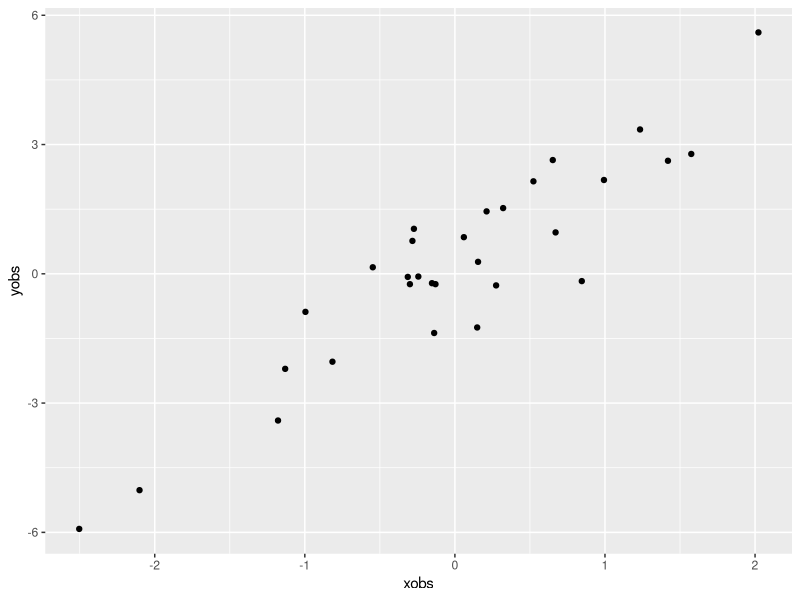
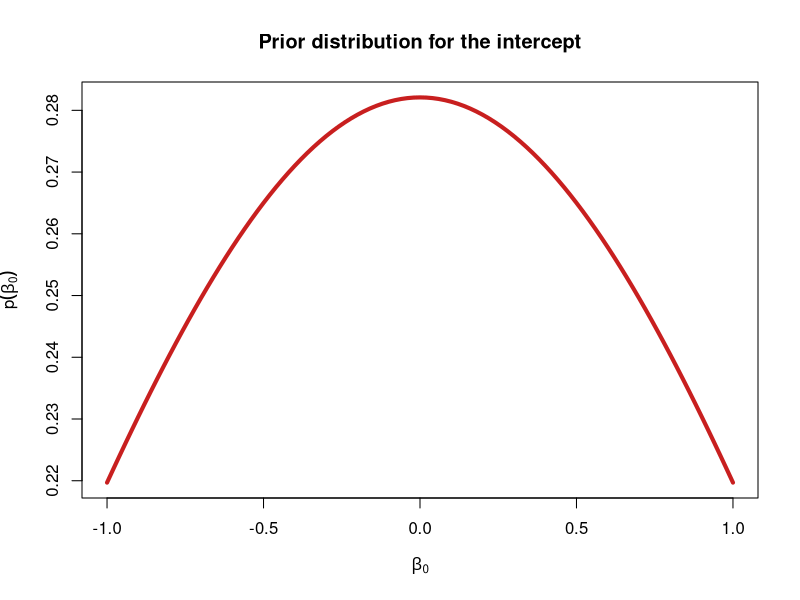
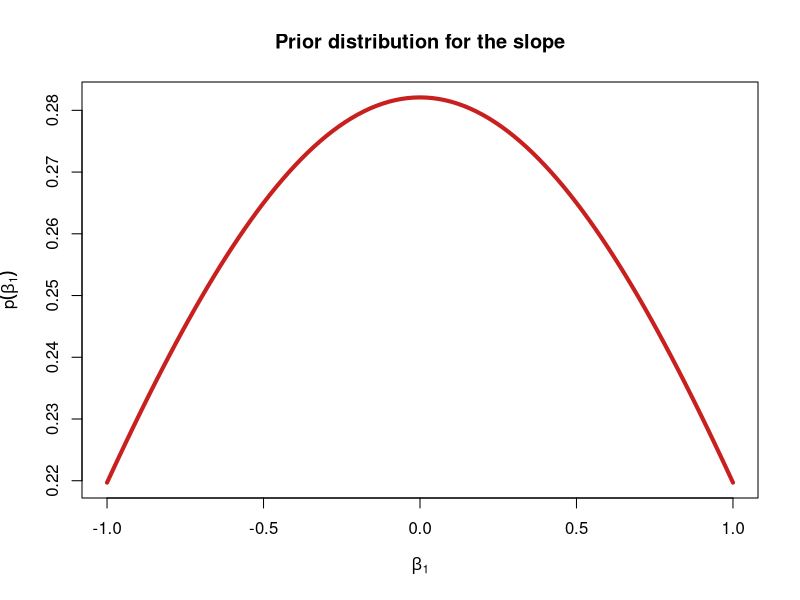
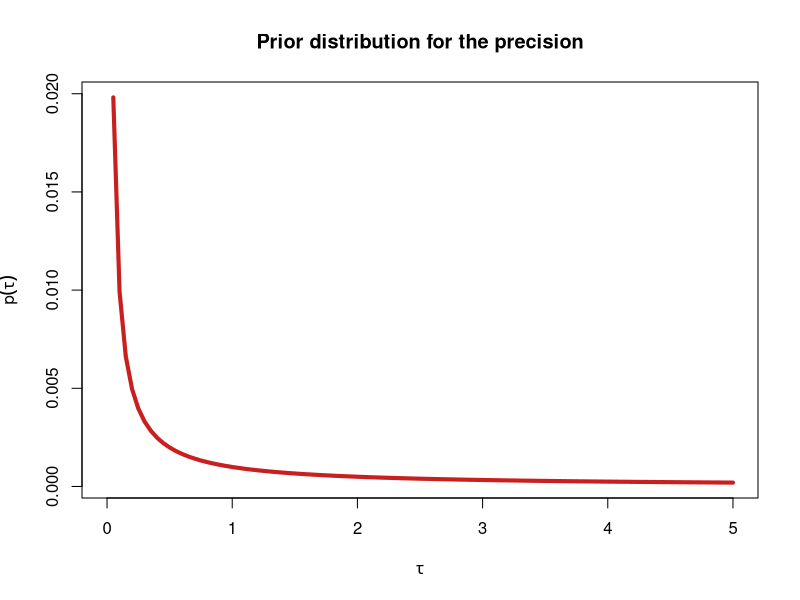
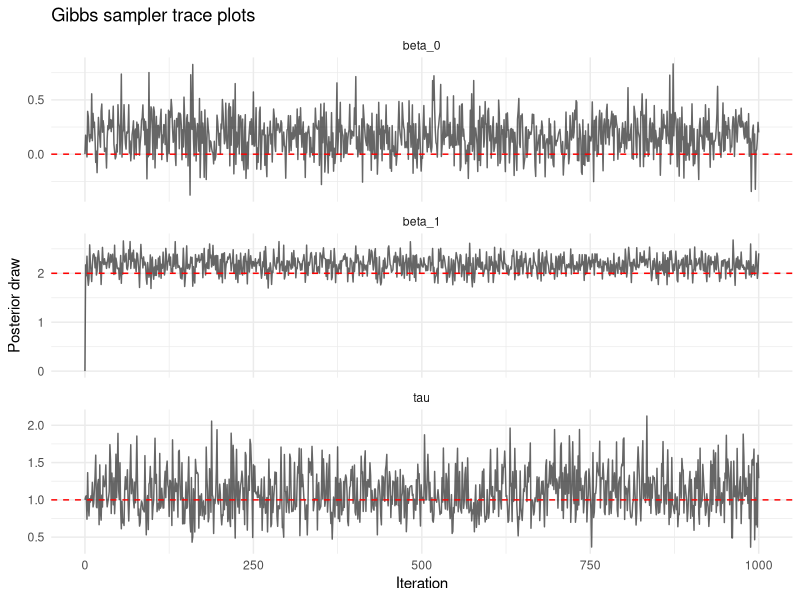

Recreate these plots in R, in order.
## ---- chunk 1
knitr::opts_chunk$set(echo = TRUE)
library(tidyverse)
## ---- chunk 2

collect_data <- function(
  N, # sample size
  beta_0, # true intercept
  beta_1, # true slope
  tau,
  seed = NULL
) {

  if (!is.null(seed)) set.seed(seed)
  
  x <- as.numeric(scale(rnorm(N, mean = 0, sd = 1),center=TRUE, scale=TRUE))

  y <- beta_0 +
       beta_1 * x +
       rnorm(N, 0, 1 / sqrt(tau))

  return(
  list(
    obsdata = data.frame(xobs = x,
                         yobs = y),
    truepars = data.frame(
      parameter = c("beta_0", "beta_1","tau"),
      true_value = c(beta_0, beta_1, tau)
    )
  )
  )
}

## ---- chunk 3

set.seed(20) # initialize the random number generator for reproducible output
mystudy <- collect_data(N=30, beta_0 = 0, 
                     beta_1 = 2,
                     tau = 1)

# the function returns a list of dataframes. These are easier to work with if we assign them to separate objects
obsdata <- mystudy$obsdata # observed x and y
truepars <- mystudy$truepars # "true" parameters used to generate the data


## ---- chunk 4
ggplot(obsdata, aes(x = xobs, y = yobs)) + geom_point()

## ---- chunk 5
mu_0 = 0
tau_0 = 0.5
curve(dnorm(x, mean = mu_0, sd = 1/sqrt(tau_0)),
      from = -1, to = 1, 
      lwd=4,
      ylab= expression(p(beta[0])),
      xlab = expression(beta[0]), 
      col ="#C81F1F",
      main = "Prior distribution for the intercept")
## ---- chunk 6
mu_1 = 0
tau_1 = 0.5
curve(dnorm(x, mean = mu_1, sd = 1/sqrt(tau_1)),
      from = -1, to = 1, 
      lwd=4,
      ylab= expression(p(beta[1])),
      xlab = expression(beta[1]), 
      col ="#C81F1F",
      main = "Prior distribution for the slope")
## ---- chunk 7
a = 0.001
b = 0.001
curve(dgamma(x,shape = a, rate = b), from = 0, to = 5,
      ylab= expression(p(tau)),
      xlab = expression(tau),
      lwd=4, col ="#C81F1F",
      main = "Prior distribution for the precision")

## ---- chunk 8
sample_b0 <- function(x,y, beta_1, tau, mu_0, tau_0){
  N = length(x)
  new_precision = tau_0 + tau * N 
  new_mean = (tau_0 * mu_0 + tau * sum(y - beta_1 * x))/new_precision
  ## samples one value of beta_0 on a normal distribution
  b0samp <- rnorm(1,new_mean, 1/sqrt(new_precision))
  return(b0samp)
}
## ---- chunk 9
sample_b1 <- function(x,y, beta_0, tau, mu_1, tau_1){
  N = length(x)
  new_precision = tau_1 + tau * sum(x^2) ## derived from Bayes rule with some math
  new_mean = (tau_1 * mu_1 + tau * sum(x* (y - beta_0) ))/new_precision
  ## samples beta_0 on a normal distribution
  b1samp <- rnorm(1,new_mean, 1/sqrt(new_precision))
  return(b1samp)
}

## ---- chunk 10
sample_tau <- function(x, y, beta_0, beta_1, a, b){
  N = length(x)
  new_shape = a + N/2 # derived from Bayes rule--
  # using log prbabilities to get a new gamma distirbution 
  # from the joint probabilities defined in bayes rule. 
  residual = y - (beta_0 + beta_1 * x) 
  # the second part is the expected value of y--i.e., what's drawn on the regression line. 
  # the residual is the difference between the data and expected value of the data. 
  new_rate = b + sum(residual^2)/2
  # rgamma uses shape and scale. scale = 1/beta
  tausamp = rgamma(1,shape = new_shape, rate = new_rate) 
  return(tausamp)
}

## ---- chunk 11
# Function for a Gibbs sampler for a linear regression of a continuous response with one continuous predictor
gibbs <- function(xvar, # predictor variable
                  yvar, # response variable
                  n_iter, # number of sampling iterations
                  # specify initial parameter values (NULL is a placeholder)
                  init = list(beta_0 = NULL, # intercept 
                              beta_1 = NULL, # slope
                              tau = NULL), # precision
                  # specify hyperparameters for prior distributions
                  hyper = list(mu_0 = NULL, tau_0 = NULL, # mean and precision for intercept
                               mu_1 = NULL, tau_1 = NULL, # mean and precision for slope
                               a = NULL, b = NULL) # shape and rate for tau 
                    ){
  b0 <- init$beta_0
  b1 <- init$beta_1
  tau <- init$tau
  
  pars <- matrix(nrow = n_iter+1, ncol = 3, dimnames = list(NULL, names(init)))
  pars[1,] <- unlist(init)
  for (i in 2:(n_iter + 1)){
    b0 = sample_b0(x = xvar,
                   y =  yvar, 
                   beta_1 = b1,
                   tau =  tau,
                   mu_0 =  hyper$mu_0, 
                   tau_0 = hyper$tau_0)
    b1 = sample_b1(x =xvar,
                   y=yvar,
                   beta_0 = b0,
                   tau=tau ,
                   mu_1 = hyper$mu_1,
                   tau_1 = hyper$tau_1)
    tau = sample_tau(x = xvar, 
                     y= yvar, 
                     beta_0 = b0,
                     beta_1 = b1,
                     a = hyper$a,
                     b = hyper$b)
  
    pars[i,] <- c(b0,b1,tau)  
  }
  return(pars)
}

## ---- chunk 12
# pick initial values for the slope, intercept and precision:
init <- list("beta_0" = 0, "beta_1" = 0, "tau" = 1)

# set hyperparameters
hyper <- list("mu_0" = 0,"tau_0" = 0.25, # beta_0
              "mu_1" = 0, "tau_1" = 0.25, # beta_1
              "a" = 0.001, "b" = 0.001 # tau
              )
n_runs = 1000

posterior_sample  <- gibbs(xvar = obsdata$xobs, 
                               yvar = obsdata$yobs,
                               n_iter = n_runs, 
                               init = init, 
                               hyper = hyper)

## ---- chunk 13
## convert matrix of posterior estimates to a long dataframe for ggplot
posterior_df <- as.data.frame(posterior_sample) |>
  mutate(iter = row_number() - 1) |>
  pivot_longer(
    cols = -iter,
    names_to = "parameter",
    values_to = "value"
  )


ggplot(posterior_df, aes(x = iter, y = value)) +
  geom_line(alpha = 0.6) +
  geom_hline(
    data = truepars,
    aes(yintercept = true_value),
    color = "red",
    linetype = "dashed"
  ) +
  facet_wrap(~ parameter, scales = "free_y", ncol = 1) +
  labs(
    x = "Iteration",
    y = "Posterior draw",
    title = "Gibbs sampler trace plots"
  ) +
  theme_minimal()


